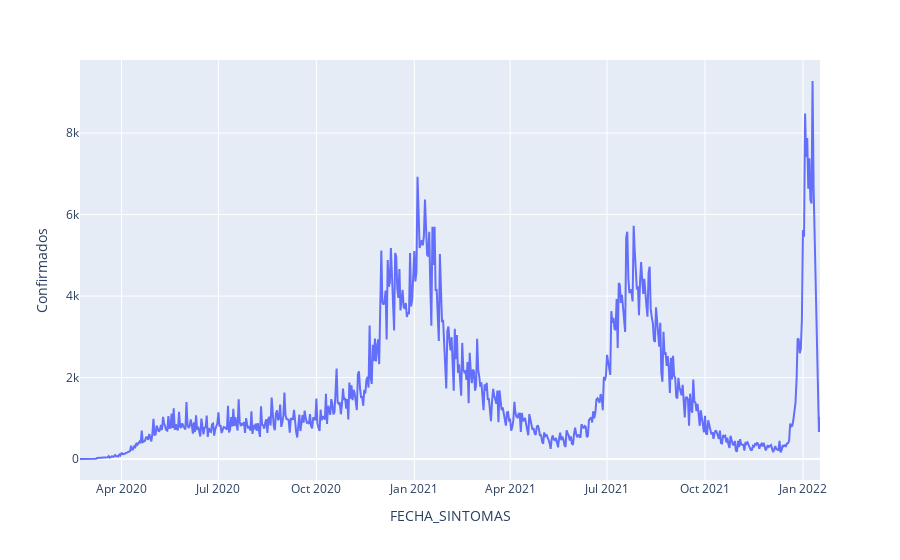

The cell this chart's notebook holds for it:
### Markdown cell above
Con estos datos podemos usar [Plotly](https://plotly.com/) para hacer una gráfica interactiva de forma muy sencilla.

### Code cell
fig = px.line(confirmados_diarios, x='FECHA_SINTOMAS', y="Confirmados")
fig.show()

### Figure 1 — Plotly figure (JSON) as saved in the notebook; plotly's stock layout.template omitted (floating-point values rounded to 4 significant figures; data arrays with more than 128 entries replaced by an {"elided": "..."} marker saying what was removed)
{"data": [{"hovertemplate": "FECHA_SINTOMAS=%{x}<br>Confirmados=%{y}<extra></extra>", "legendgroup": "", "line": {"color": "#636efa", "dash": "solid"}, "marker": {"symbol": "circle"}, "mode": "lines", "name": "", "orientation": "v", "showlegend": false, "type": "scatter", "x": {"elided": "696 str values"}, "xaxis": "x", "y": {"elided": "696 int values"}, "yaxis": "y"}], "layout": {"autosize": true, "legend": {"tracegroupgap": 0}, "margin": {"t": 60}, "xaxis": {"anchor": "y", "autorange": true, "domain": [0, 1], "range": ["2020-02-22", "2022-01-17"], "title": {"text": "FECHA_SINTOMAS"}, "type": "date"}, "yaxis": {"anchor": "x", "autorange": true, "domain": [0, 1], "range": [-515.5, 9794.0], "title": {"text": "Confirmados"}, "type": "linear"}}}
